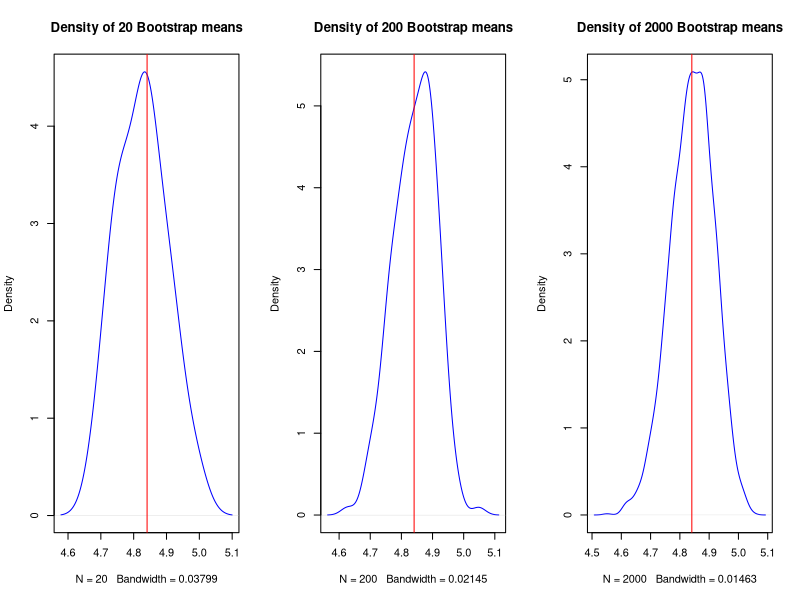
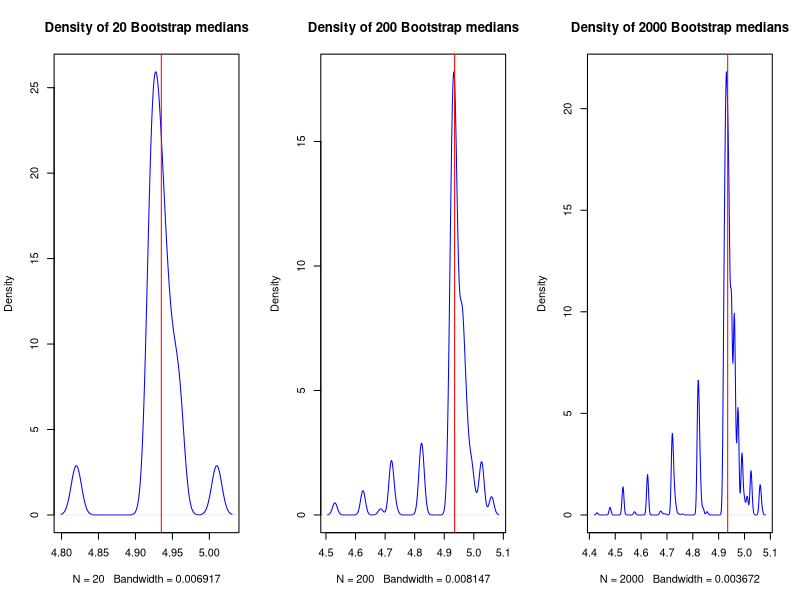

Here is the R script that generated these plots, in order:
## ---- chunk 1
knitr::opts_chunk$set(echo = TRUE, tidy=TRUE)
library(knitr)
library(formatR)
## ---- chunk 2
P.samples <- c(4.94,5.06,4.53,5.07,4.99,5.16,4.38,4.43,4.93,4.72,4.92,4.96)
## ---- chunk 3
n <- length(P.samples)
k <- length(P.samples)
choose(n + k - 1, n)
## ---- chunk 4
# mean of original sample
mean(P.samples)
# median of original sample
median(P.samples)
## ---- chunk 5
# means of 2000 bootstrap samples
B.means<- replicate(2000, mean(sample(P.samples, replace=TRUE)))
## ---- chunk 6
# mean of 20 bootstrap samples
mean(B.means[1:20])
## ---- chunk 7
# mean of 200 bootstrap samples
mean(B.means[1:200])
## ---- chunk 8
# mean of 2000 bootstrap samples
mean(B.means)
## ---- chunk 9
par(mfrow = c(1,3))
# plot density line 20 samples
plot(density(B.means[1:20]), col = "blue", main = "Density of 20 Bootstrap means")
# add vertical line for true mean
abline(v = mean(P.samples), col = "red")
# plot density line 200 samples
plot(density(B.means[1:200]), col = "blue", main = "Density of 200 Bootstrap means")
# add vertical line for true mean
abline(v = mean(P.samples), col = "red")
# plot density line 2000 samples
plot(density(B.means), col = "blue", main = "Density of 2000 Bootstrap means")
# add vertical line for true mean
abline(v = mean(P.samples), col = "red")
## ---- chunk 10
# 0.025 and 0.975 quantiles for 20 samples
q_20 <- quantile(B.means[1:20], c(0.025, 0.975), type = 1)
# 0.025 and 0.975 quantiles for 200 samples
q_200 <- quantile(B.means[1:200], c(0.025, 0.975), type = 1)
# 0.025 and 0.975 quantiles for 2000 samples
q_2000 <- quantile(B.means, c(0.025, 0.975), type = 1)
# confidence interval of mean under assumption of normality (using t.test)
q_true <- t.test(P.samples)$conf.int[1:2]

# combine CIs to one table
row.names <- c("20 samples", 
               "200 samples", 
               "2000 samples", 
               '"true" estimate')
col.names <- c("2.5% quantile", "97.5% quantile")
comparison_table <- data.frame(
  matrix(c(q_20, q_200, q_2000, q_true), 4, 2, byrow = TRUE),
  row.names = row.names)
colnames(comparison_table) <- col.names
## ---- chunk 11
kable(comparison_table, caption = "Confidence Intervals for Bootstrap means")
## ---- chunk 12
# medians of 2000 bootstrap samples
B.medians <- replicate(2000, median(sample(P.samples, replace=TRUE)))
## ---- chunk 13
# mean of first 20 bootstrap medians
mean(B.medians[1:20])
## ---- chunk 14
# mean of first 200 bootstrap medians
mean(B.medians[1:200])
## ---- chunk 15
# mean of all bootstrap medians
mean(B.medians)
## ---- chunk 16
par(mfrow = c(1,3))
# plot density line 20 samples
plot(density(B.medians[1:20]), col = "blue", main = "Density of 20 Bootstrap medians")
# add vertical line for true median
abline(v = median(P.samples), col = "red")
# plot density line 200 samples
plot(density(B.medians[1:200]), col = "blue", main = "Density of 200 Bootstrap medians")
# add vertical line for true median
abline(v = median(P.samples), col = "red")
# plot density line 2000 samples
plot(density(B.medians), col = "blue", main = "Density of 2000 Bootstrap medians")
# add vertical line for true median
abline(v = median(P.samples), col = "red")
## ---- chunk 17
# 0.025 and 0.975 quantiles for 20 samples
q_20 <- quantile(B.medians[1:20], c(0.025, 0.975), type = 1)
# 0.025 and 0.975 quantiles for 200 samples
q_200 <- quantile(B.medians[1:200], c(0.025, 0.975), type = 1)
# 0.025 and 0.975 quantiles for 2000 samples
q_2000 <- quantile(B.medians, c(0.025, 0.975), type = 1)

# combine CIs to one table
row.names <- c("20 samples", 
               "200 samples", 
               "2000 samples")
col.names <- c("2.5% quantile", "97.5% quantile")
comparison_table <- data.frame(
  matrix(c(q_20, q_200, q_2000), 3, 2, byrow = TRUE),
  row.names = row.names)
colnames(comparison_table) <- col.names
## ---- chunk 18
kable(comparison_table, caption = "Confidence Intervals for Bootstrap medians")
## ---- chunk 19
# set seed
set.seed(1234)
# create normal distributed sample
x.clean <- rnorm(1960)
# create uniform distributed sample
x.cont <- runif(40, 4, 5)
# combine both samples
x <- c(x.clean, x.cont)
# set seed to immatriculation number
set.seed(1228952)
## ---- chunk 20
# median of sample x
median(x)
# mean of sample x
mean(x)
# trimmed mean of sample x
mean(x, trim = 0.05)

# median of sample x.clean
median(x.clean)
# mean of sample x.clean
mean(x.clean)
# trimmed mean of sample x.clean
mean(x.clean, trim = 0.05)
## ---- chunk 21
# sample size of one bootsrap
n <- 100
# number of bootstrap samples
m <- 2000

# medians of bootstrap samples from x
Bnp.x.medians <- replicate(m, median(sample(x, n, replace=TRUE)))
# means of bootstrap samples from x
Bnp.x.means <- replicate(m, mean(sample(x, n, replace=TRUE)))
# trimmed means of bootstrap samples from x
Bnp.x.tmeans <- replicate(m, mean(sample(x, n, replace=TRUE), trim = 0.05))

# medians of bootstrap samples from x.clean
Bnp.xclean.medians <- replicate(m, median(sample(x.clean, n, replace=TRUE)))
# means of bootstrap samples from x.clean
Bnp.xclean.means <- replicate(m, mean(sample(x.clean, n, replace=TRUE)))
# trimmeds mean of bootstrap samples from x.clean
Bnp.xclean.tmeans <- replicate(m, mean(sample(x.clean, n, replace=TRUE), trim = 0.05))
## ---- chunk 22
# standard error of the median of sample x
np.x.median.se <- sd(Bnp.x.medians)
# standard error of the mean of sample x
np.x.mean.se <- sd(Bnp.x.means)
# stadard error of the trimmed mean of sample x
np.x.tmean.se <- sd(Bnp.x.tmeans)

# standard error of the median of sample x.clean
np.xclean.median.se <- sd(Bnp.xclean.medians)
# standard error of the mean of sample x.clean
np.xclean.mean.se <- sd(Bnp.xclean.means)
# stadard error of the trimmed mean of sample x.clean
np.xclean.tmean.se <- sd(Bnp.xclean.tmeans)
## ---- chunk 23
# 95 percentile CI median x
np.x.median.ci <- quantile(Bnp.x.medians, c(0.025, 0.975), type = 1)
# 95 percentile CI mean x
np.x.mean.ci <- quantile(Bnp.x.means, c(0.025, 0.975), type = 1)
# 95 percentile CI trimmed mean x
np.x.tmean.ci <- quantile(Bnp.x.tmeans, c(0.025, 0.975), type = 1)

# 95 percentile CI median x.clean
np.xclean.median.ci <- quantile(Bnp.xclean.medians, c(0.025, 0.975), type = 1)
# 95 percentile CI mean x.clean
np.xclean.mean.ci <- quantile(Bnp.xclean.means, c(0.025, 0.975), type = 1)
# 95 percentile CI trimmed mean x.clean
np.xclean.tmean.ci <- quantile(Bnp.xclean.tmeans, c(0.025, 0.975), type = 1)
## ---- chunk 24
# sample size of one bootsrap
n <- 100
# number of bootstrap samples
m <- 2000
# function to create samples from original distributions
para_samples <- function(n) {
  perc_unif <- 40 / 2000
  n_unif <- n * perc_unif
  n_norm <- n * (1 - perc_unif)
  return(c(rnorm(n_norm), runif(n_unif, 4, 5)))
}

# means of bootstrap samples from distribution of x
Bp.x.means <- replicate(m, mean(para_samples(n)))
# trimmed means of bootstrap from distribution of x
Bp.x.tmeans <- replicate(m, mean(para_samples(n), trim = 0.05))

# means of bootstrap samples from distribution of x.clean
Bp.xclean.means <- replicate(m, mean(rnorm(n)))
# trimmeds mean of bootstrap from distribution of x.clean
Bp.xclean.tmeans <- replicate(m, mean(rnorm(n), trim = 0.05))
## ---- chunk 25
# bias of mean from distribution of x
p.x.mean.bias <- mean(Bp.x.means) - mean(x)
# bias of trimmed mean from distribution of x
p.x.tmean.bias <- mean(Bp.x.tmeans) - mean(x, trim = 0.05)

# bias of mean from distribution of x.clean
p.xclean.mean.bias <- mean(Bp.xclean.means) - mean(x)
# bias of mean from distribution of x.clean
p.xclean.tmean.bias <- mean(Bp.xclean.tmeans) - mean(x, trim = 0.05)
## ---- chunk 26
# standard error of the mean of x
p.x.mean.se <- sd(Bp.x.means)
# stadard error of the trimmed mean of x
p.x.tmean.se <- sd(Bp.x.tmeans)

# standard error of the mean of x.clean
p.xclean.mean.se <- sd(Bp.xclean.means)
# stadard error of the trimmed mean of x.clean
p.xclean.tmean.se <- sd(Bp.xclean.tmeans)
## ---- chunk 27
# 95 percentile CI mean x
p.x.mean.ci <- quantile(Bp.x.means, c(0.025, 0.975), type = 1)
# 95 percentile CI trimmed mean x
p.x.tmean.ci <- quantile(Bp.x.tmeans, c(0.025, 0.975), type = 1)

# 95 percentile CI mean x.clean
p.xclean.mean.ci <- quantile(Bp.xclean.means, c(0.025, 0.975), type = 1)
# 95 percentile CI trimmed mean x.clean
p.xclean.tmean.ci <- quantile(Bp.xclean.tmeans, c(0.025, 0.975), type = 1)
## ---- chunk 28
# results of 2.3
row.names <- c("bootstrap medians from x",
               "bootstrap means from x",
               "bootstrap trimmed means from x",
               "bootstrap medians from x.clean",
               "bootstrap means from x.clean",
               "bootstrap trimmed means from x.clean")
# results for standard error
np.se <- c(np.x.median.se, np.x.mean.se, np.x.tmean.se,
          np.xclean.median.se, np.xclean.mean.se, np.xclean.tmean.se)
# results for confidence intervals
np.ci <- matrix(c(np.x.median.ci, np.x.mean.ci, np.x.tmean.ci,
           np.xclean.median.ci, np.xclean.mean.ci, np.xclean.tmean.ci),
           6, 2, byrow = TRUE)
# create comparison table
comparison_table <- data.frame(
  matrix(c(np.se, np.ci), 6, 3),
  row.names = row.names)
colnames(comparison_table) <- c("standard error", "2.5 percentile", "97.5 percentile" )
## ---- chunk 29
kable(comparison_table, caption = "Non-parametric bootstrapping estimates")
## ---- chunk 30
# results of 2.4
row.names <- c("bootstrap means from x",
               "bootstrap trimmed means from x",
               "bootstrap means from x.clean",
               "bootstrap trimmed means from x.clean")
# results for bias
p.bias <- c(p.x.mean.bias, p.x.tmean.bias,
             p.xclean.mean.bias, p.xclean.tmean.bias)
# results for standard error
p.se <- c(p.x.mean.se, p.x.tmean.se,
          p.xclean.mean.se, p.xclean.tmean.se)
# results for confidence intervals
p.ci <- matrix(c(p.x.mean.ci, p.x.tmean.ci,
           p.xclean.mean.ci, p.xclean.tmean.ci),
           4, 2, byrow = TRUE)

comparison_table <- data.frame(
  matrix(c(p.bias, p.se, p.ci), 4, 4),
  row.names = row.names)
colnames(comparison_table) <- c("bias", "standard error", "2.5 percentile", "97.5 percentile" )
## ---- chunk 31
kable(comparison_table, caption = "Parametric bootstrapping estimates")
